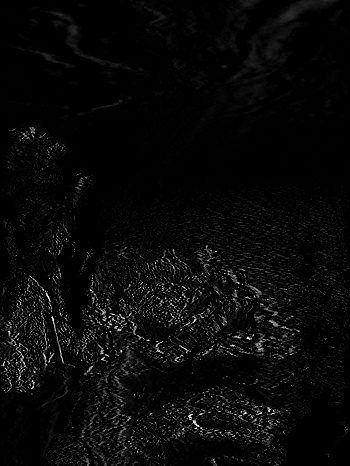
#> input picture fig5_extra1.jpg, 350 x 466 px
$ python quantitative_comparison.py
#> lines starting #> are read from the running program, lines starting #| are printed output that depends on the picture
import cv2
import numpy as np


def calculate_similarity(diff):
    h, w = diff.shape
    total = h * w
    sum = np.sum(diff) / 255
    avg = sum / total
    return (1 - avg) * 100


island_diff = cv2.imread("fig5_extra1.jpg", 0).astype(float)
#> island_diff: shape (466, 350) float64; min 0, max 255, mean 7.6
dolphin_diff_1 = cv2.imread("fig8d_07_extra1.jpg", 0).astype(float)
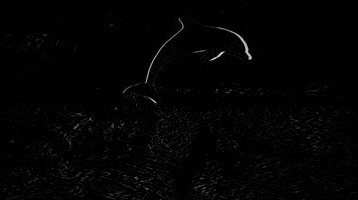
#> input picture fig8d_07_extra1.jpg, 358 x 200 px
#> dolphin_diff_1: shape (200, 358) float64; min 0, max 237, mean 2.8
dolphin_diff_2 = cv2.imread("fig8f_07_extra1.jpg", 0).astype(float)
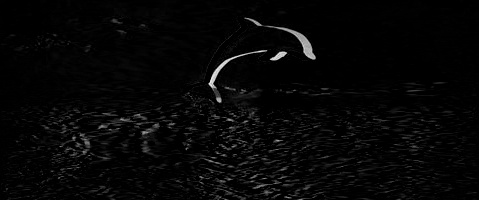
#> input picture fig8f_07_extra1.jpg, 479 x 200 px
#> dolphin_diff_2: shape (200, 479) float64; min 0, max 235, mean 6.4
bench_backward_diff = cv2.imread("fig8Comp_backward_08_extra1.jpg", 0).astype(float)
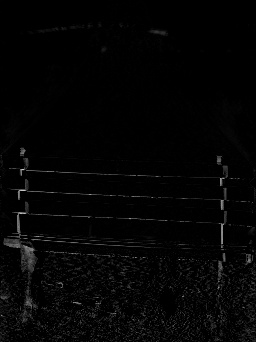
#> input picture fig8Comp_backward_08_extra1.jpg, 256 x 342 px
#> bench_backward_diff: shape (342, 256) float64; min 0, max 204, mean 4.5
bench_forward_diff = cv2.imread("fig8Comp_forward_08_extra1.jpg", 0).astype(float)
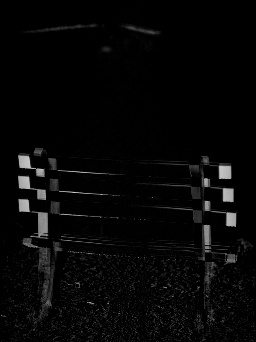
#> input picture fig8Comp_forward_08_extra1.jpg, 256 x 342 px
#> bench_forward_diff: shape (342, 256) float64; min 0, max 205, mean 6.9
car_backward_diff = cv2.imread("fig9Comp_forward_08_extra1.jpg", 0).astype(float)
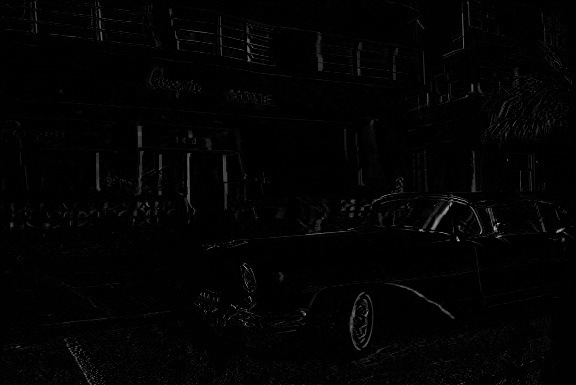
#> input picture fig9Comp_forward_08_extra1.jpg, 576 x 385 px
#> car_backward_diff: shape (385, 576) float64; min 0, max 192, mean 3
#> (the run stopped early here; a loop or call above may not have finished)
